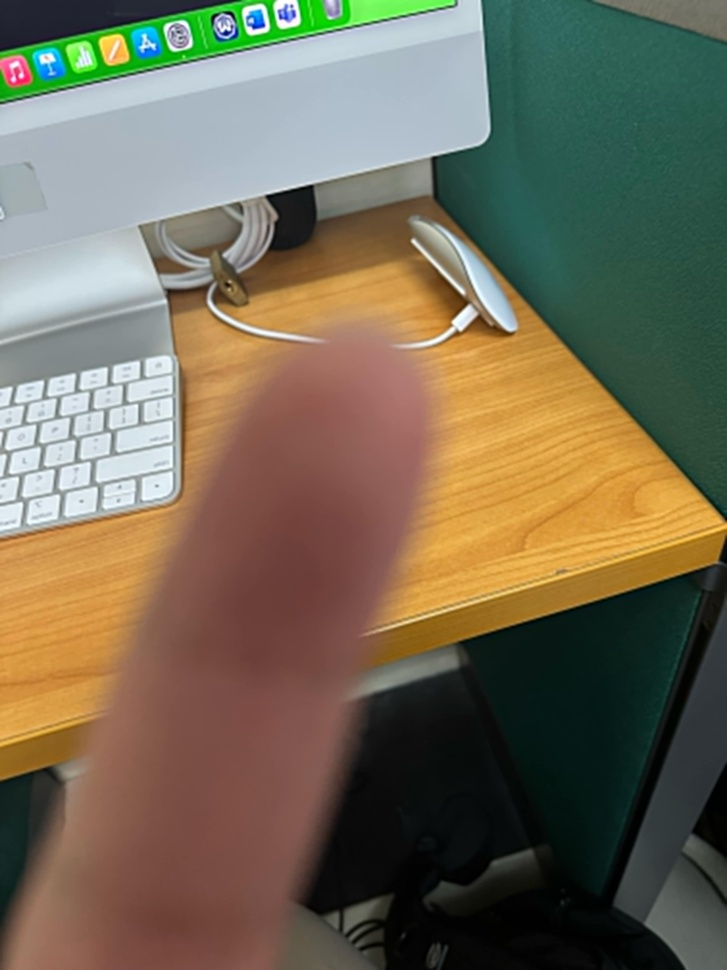
#> input picture denoising/images/blurry.jpg, 727 x 970 px, shrunk from 3024 x 4032 before the run, found by its file name
$ jupyter execute assessment-filters.ipynb
#> lines starting #> are read from the running program, lines starting #| are printed output that depends on the picture; long printed decimals are rounded
[cell 1]
import numpy as np
import cv2 as cv
from matplotlib import pyplot as plt
from sewar import full_ref
from skimage import measure, metrics
from PIL import Image
from skimage.metrics import structural_similarity as ssim
import pprint

**Assessment 1**

[cell 2]
img_blurry = cv.imread('blurry.jpg',0)
#> img_blurry: shape (970, 727); min 0, max 255, mean 107.1
img_dark = cv.imread('dark.jpg',0)
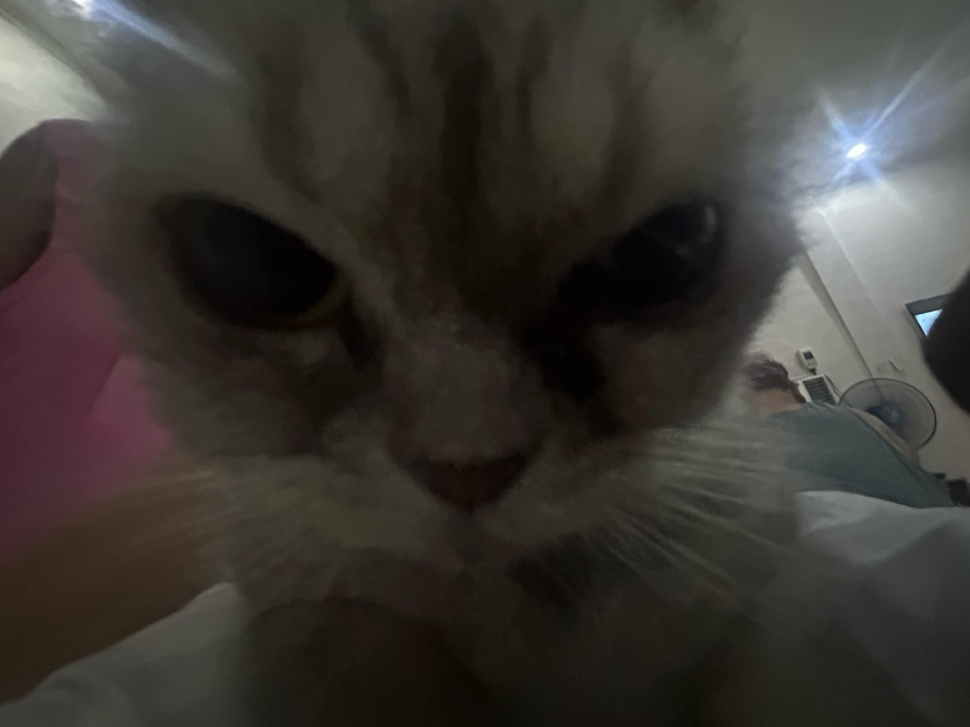
#> input picture denoising/images/dark.jpg, 970 x 727 px, shrunk from 4032 x 3024 before the run, found by its file name
#> img_dark: shape (727, 970); min 0, max 255, mean 55.6
img_clear = cv.imread('clear.jpg',0)
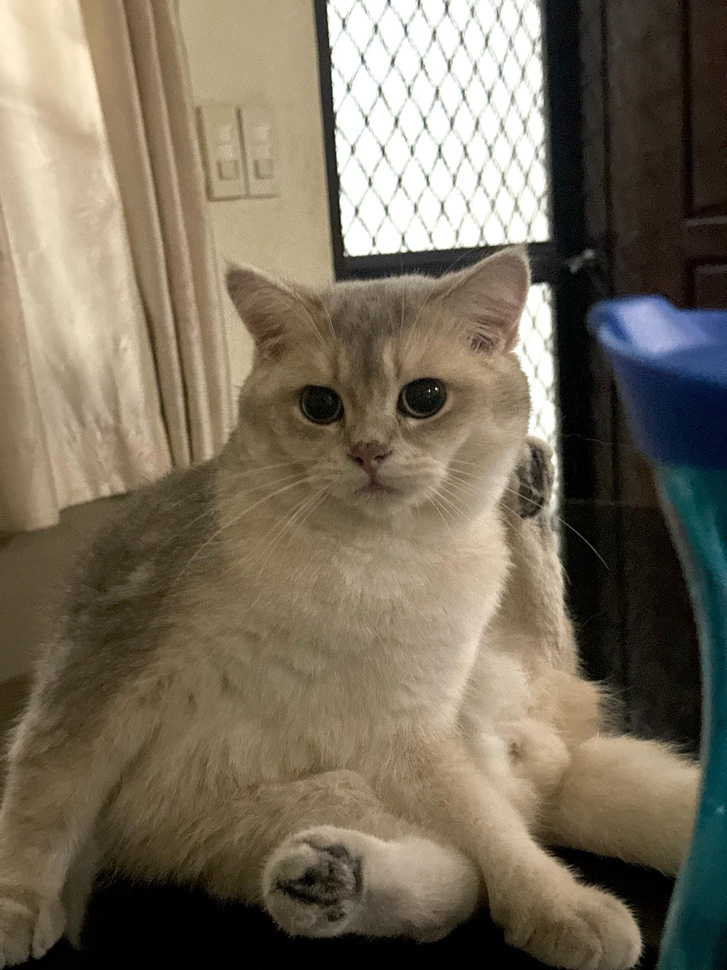
#> input picture denoising/images/clear.jpg, 727 x 970 px, shrunk from 3024 x 4032 before the run, found by its file name
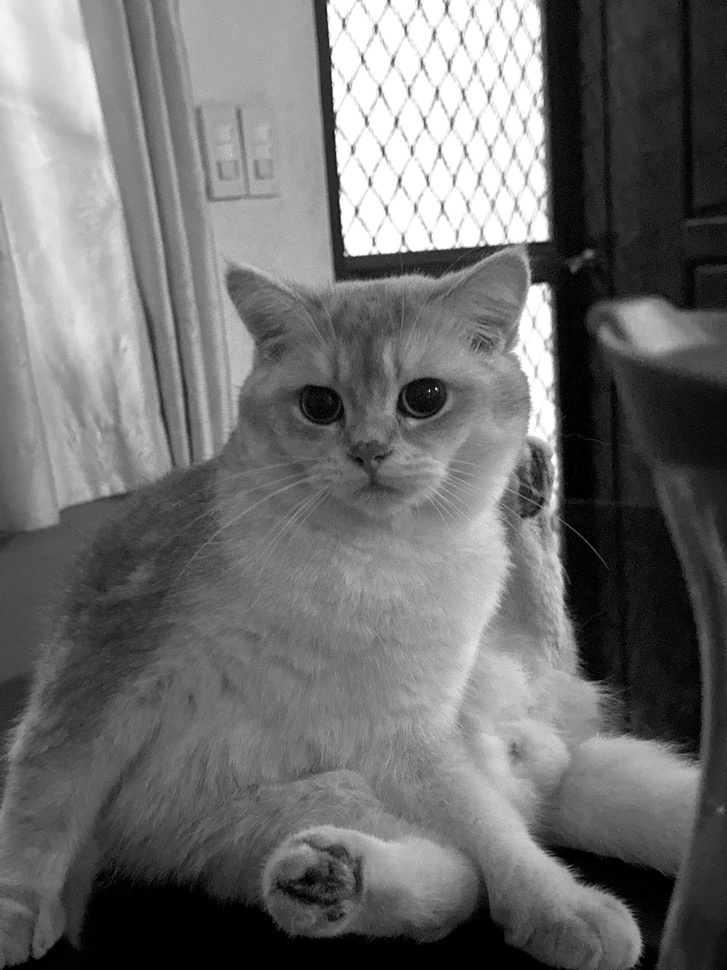
#> img_clear: shape (970, 727); min 0, max 255, mean 110.5

[cell 3]
plt.imshow(img_blurry)

[cell 4]
plt.imshow(img_clear)

[cell 5]
plt.imshow(img_dark)

[cell 6]
def convolution(image):
    mean_kernel = np.ones((3,3), np.float32)/25
    conv_mean = cv.filter2D(image, -1, mean_kernel, borderType = cv.BORDER_CONSTANT)
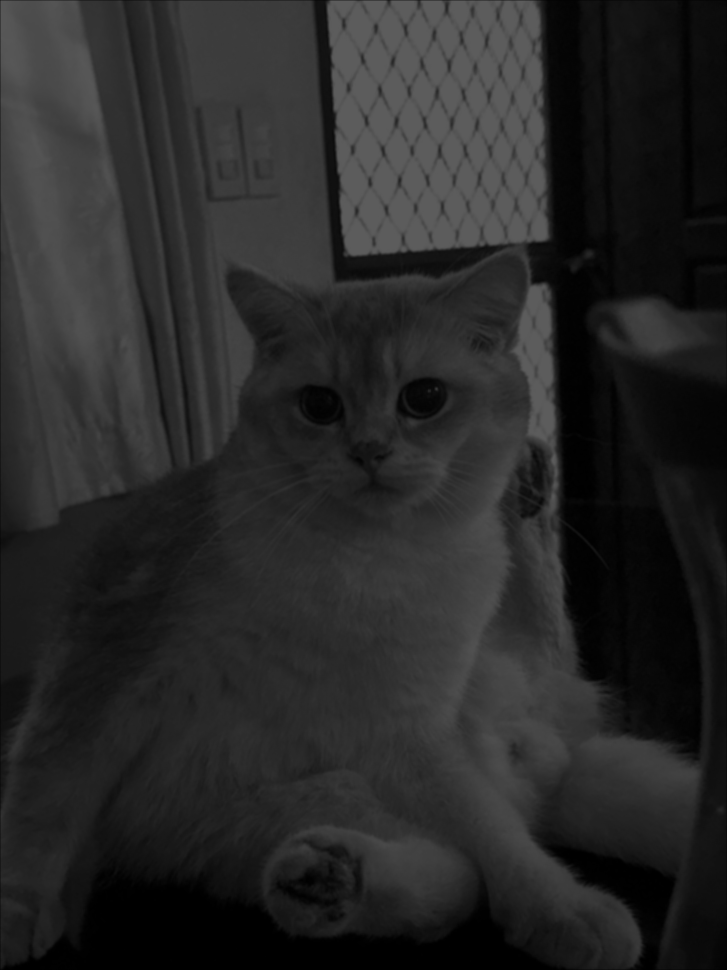
#> conv_mean: shape (970, 727); min 0, max 92, mean 39.8
    return conv_mean

[cell 7]
def evaluate(image_type, convolution):
    rmse_skimg = metrics.normalized_root_mse(image_type, convolution)
#> rmse_skimg = 0.641
    mse_skimg = metrics.mean_squared_error(image_type, convolution)
#> mse_skimg = 6963.9
    psnr_skimg = metrics.peak_signal_noise_ratio(image_type, convolution)
#> psnr_skimg = 9.7
    ssim_skimg = ssim(image_type, convolution, data_range = image_type.max() - image_type.min(), multichannel = True)
#> ssim_skimg = 0.521
    return {
        'RMSE: ' : rmse_skimg,
        'MSE: ' : mse_skimg,
        'PSNR: ' : psnr_skimg,
        'SSIM: ' : ssim_skimg
    }

[cell 8]
clear_conv_mean = convolution(img_clear)
pprint.pp(evaluate(img_clear, clear_conv_mean))
#| {'RMSE: ': 0.6412,
#|  'MSE: ': 6963.906,
#|  'PSNR: ': 9.702,
#|  'SSIM: ': 0.5206}

[cell 9]
dark_conv_mean = convolution(img_dark)
#> in convolution (call 2), `conv_mean = cv.filter2D(image, -1, mean_kernel, borderType = cv.BORDER..`:
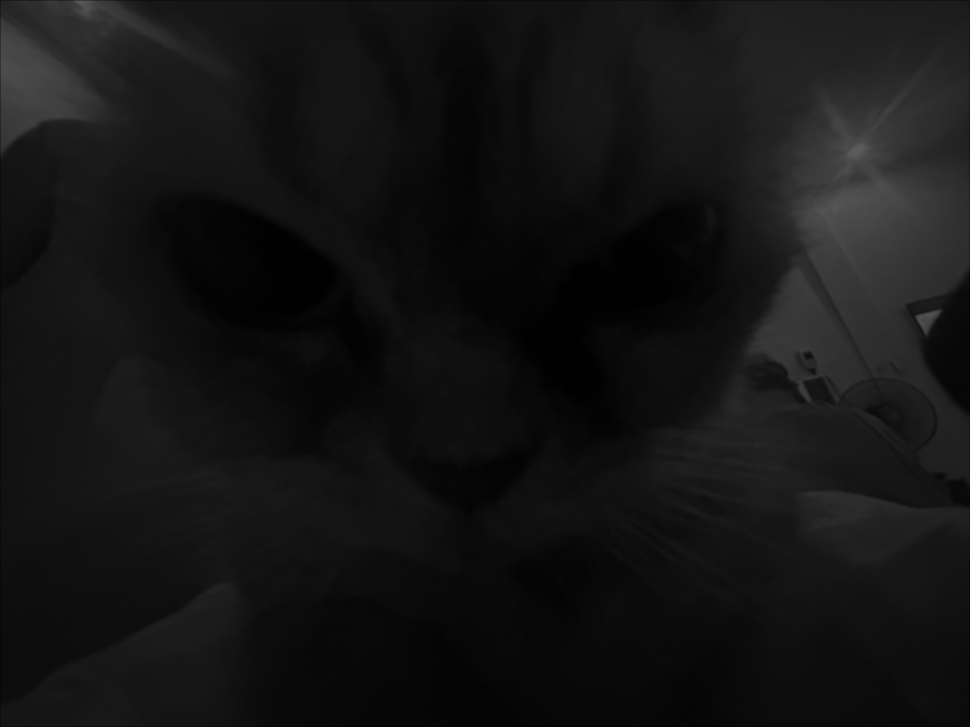
#> conv_mean: shape (727, 970); min 0, max 91, mean 20
pprint.pp(evaluate(img_dark, dark_conv_mean))
#| {'RMSE: ': 0.6409,
#|  'MSE: ': 1861.537,
#|  'PSNR: ': 15.432,
#|  'SSIM: ': 0.6237}

[cell 10]
blurry_conv_mean = convolution(img_blurry)
#> in convolution (call 3), `conv_mean = cv.filter2D(image, -1, mean_kernel, borderType = cv.BORDER..`:
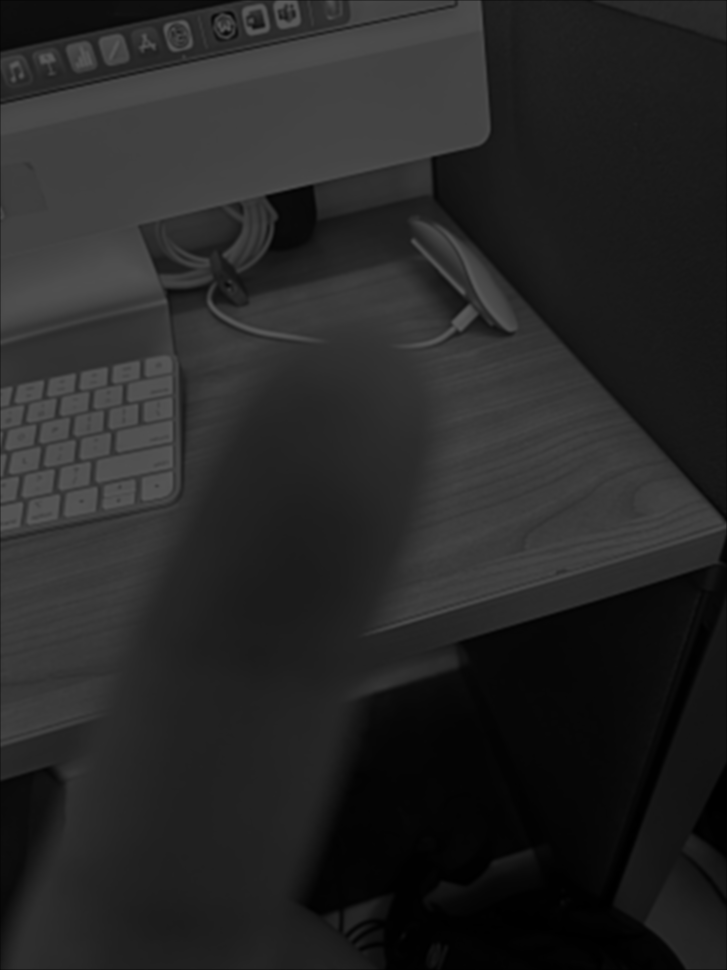
#> conv_mean: shape (970, 727); min 0, max 92, mean 38.5
pprint.pp(evaluate(img_blurry, blurry_conv_mean))
#| {'RMSE: ': 0.641,
#|  'MSE: ': 6236.046,
#|  'PSNR: ': 10.182,
#|  'SSIM: ': 0.5952}
